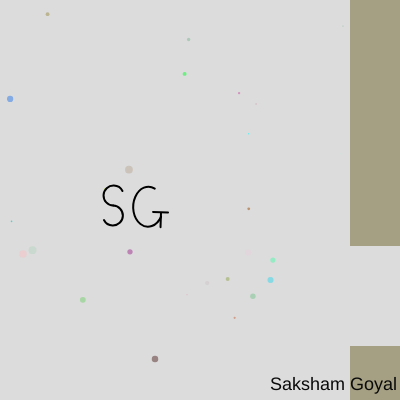
Frame 1 (no input)
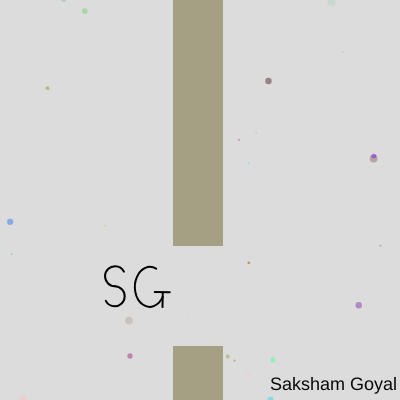
Frame 60 (no input)
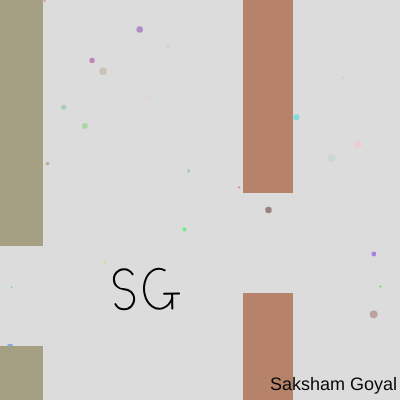
Frame 120 (the mouse pressed at the canvas centre since frame 60)

The p5.js sketch that drew these frames (run headless with seeded random() and noise() and a simulated clock; from frame 60 on, the mouse is pressed at the canvas centre):

// p5.js sketch
// ── sketch.js
/* 
 * ECE4525 - Video Game Design
 * Author: Saksham Goyal
 * Project 0 - Logo Animation
 * Date: 08/25/2022
 * Description:
 * This is a sketch that uses the p5.js library to animate my initials
 * floating around my screen in a sin wave pattern
 *
 * The design process first started with my initials static on the screen
 * to add creativity, I added background particles to add flair which would 
 * fall with gravity. I then added colors to the particles and randomized
 * them to ensure its not repetitive. 
 * Then I made the initials bounce across the canvas, but because it wasnt 
 * creative enough, I thought I would emulate a game and have the initials
 * fly across the screen in an animated loop.
 */
// this class is for creating my initials on the screen and 
// handling its movement
class initial {
  constructor() {
    //this function will create the default values for the initials 
    // as the starting position
    this.x = 120;
    this.y = 200;
  }
  update() {
    //this function is used so that the animation can know what y position
    // to put the initials at so that it oscillates in the sin wave
    this.y = 200 + posit(frameCount / 60);
  }
  show() {
    //the rotate function is so that the letter get a small tilt in the
    // dircetion of movement to make it look more fluid and realistic
    rotate(cos(frameCount / 60)/30);
    
    // draw the letter "S"
    arc(this.x, this.y - 10, 20, 20, PI / 2, -0.5);
    arc(this.x, this.y + 10, 20, 20, PI + PI / 2, PI - 0.5);
    
    // draw the letter "G"
    arc(this.x + 35, this.y, 30, 40, PI / 5, 1.6 * PI);
    line(this.x + 40, this.y + 5, this.x + 55, this.y + 5);
    line(this.x + 48, this.y + 6, this.x + 48, this.y + 20);
    
    //put the rotation back to normal since it affects globally
    rotate(-cos(frameCount / 60)/30);
  }
}
//this class is for the background particle effect to create an ambiance
// instead of a plain background to make it more interesting and creative
class particle {
  constructor(g) {
    // the constructor will take in a value that it will use for 
    // the gravitational effect that the particle will receive. 
    // the radius is dynamically chosen based on the gravity to give
    // an effect where there are multiple layers of particles
    // and it looks like some are close and some are far away
    // the color is also chosen at random to make the canvas more colorful
    
    // the x and y positions are chsen at random to give the 
    // initial positions so it doesnt all start in the same place
    this.x = random(width);
    this.y = random(height);
    this.r = g * 3;
    this.g = g;
    this.color = [random(255), random(255), random(255), random(80, 160)];
  }
  show() {
    //this function will draw the particle on the screen with its color
    fill(this.color);
    ellipse(this.x, this.y, this.r, this.r);
  }
  update() {
    //this function will update the particles position and reset the color
    // and the y position when it reaches the bottom. 
    // the new x and y are always random to avoid having the same 
    // effect over and over. this will make the content more dynamic
    this.y = this.y + this.g;
    if (this.y > height) {
      this.y = random(-3);
      this.x = random(width); 
    }
  }
}
//this class is for the pipes that the initials will be flying through. 
class pipe {
  constructor() {
    //this will set the default position and colors for the pipes.
    //it will also use the same function as the initials to generate
    // the y position of the gap, but since the pipes are scrolling
    // statically, the sine function is used several pixels in the 
    // "future", so that it lines up with the initials when they come
    // close to each other
    this.x = 350;
    this.y = 200 + posit(frameCount / 60 - 350);
    this.color = [random(100, 200), random(100, 200), random(100, 200)];
  }
  show() {
    //draw the pipes with the random color
    fill(this.color);
    rect(this.x, 0, 50, this.y - 50);
    rect(this.x, this.y + 50, 50, height);
  }
  update() {
    //move the pipes to the left and reset their position when
    // they leave the screen with a new color and new gap position
    //corresponding to the time when it lines up
    this.x -= 3;
    if (this.x < -50) {
      this.x = width + 50;
      this.y = 200 + posit(frameCount / 60 - 350);
      this.color = [random(100, 200), random(100, 200), random(100, 200)];
    }
  }
}
//create the array to store the particles in,
//create the object for the initials on the screen
//create the array for the pipes
var dots = [];
var myInitial;
var pipes = [];
function setup() {
  createCanvas(400, 400);
  myInitial = new initial();
  for (let i = 0; i < 30; i++) {
    dots.push(new particle(random(0.2, 2.6)));
  }
  pipes.push(new pipe());
  pipes.push(new pipe());
  pipes[1].x = 600;
  pipes[1].y = 200 + posit(frameCount / 60 - PI * PI);
}
function draw() {
  background(220);
  noStroke();
  
  for (let i = 0; i < dots.length; i++) {
    dots[i].show();
    dots[i].update();
  }
  for (let i = 0; i < pipes.length; i++) {
    pipes[i].show();
    pipes[i].update();
  }
  noFill();
  stroke(0);
  strokeWeight(2);
  myInitial.update();
  myInitial.show();
  noStroke();
  textSize(18);
  fill(10);
  text("Saksham Goyal", 270, 390);
}
function posit(x) {
  return 100 * sin(x);
}
